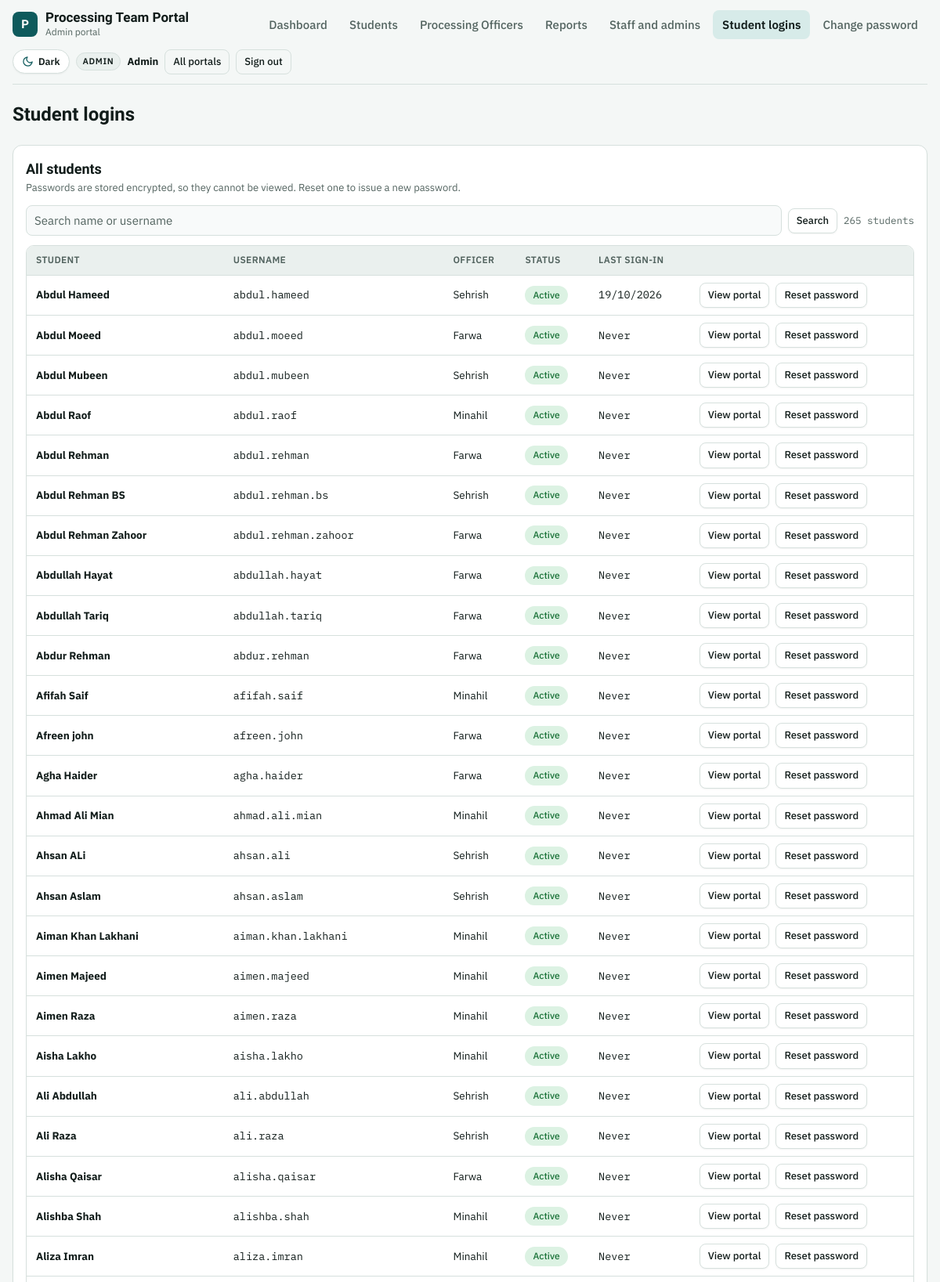
Page /admin/logins.php (signed in, upper part) on the committed database.
### tables this page shows
CREATE TABLE users (
  id                   INTEGER PRIMARY KEY AUTOINCREMENT,
  name                 TEXT NOT NULL,
  username             TEXT NOT NULL UNIQUE,
  password_hash        TEXT NOT NULL,
  role                 TEXT NOT NULL CHECK(role IN ('admin','officer','student')),
  student_id           INTEGER NULL UNIQUE,
  active               INTEGER NOT NULL DEFAULT 1,
  must_change_password INTEGER NOT NULL DEFAULT 1,
  last_login           TEXT NULL,
  created_at           TEXT NOT NULL, department TEXT DEFAULT 'backend',
  FOREIGN KEY (student_id) REFERENCES students(id) ON DELETE CASCADE
);

CREATE TABLE students (
  id                INTEGER PRIMARY KEY AUTOINCREMENT,
  name              TEXT NOT NULL,
  counselor         TEXT NULL,
  officer_id        INTEGER NULL,
  entered_by        INTEGER NULL,
  refund            TEXT NULL,
  branch            TEXT NULL,
  intake            TEXT NULL,
  received_date     TEXT NULL,
  consult1          TEXT NULL,
  consent           TEXT NULL,
  docs_checklist    TEXT NULL,
  initial_meeting   TEXT NULL,
  follow_up_1       TEXT NULL,
  recorded_uploaded TEXT NULL,
  drive_link        TEXT NULL,
  meeting_priority  TEXT NULL,
  second_meeting    TEXT NULL,
  follow_up_2       TEXT NULL,
  tax_meeting       TEXT NULL,
  follow_up_3       TEXT NULL,
  offer             TEXT NULL,
  consult2          TEXT NULL,
  disc2             TEXT NULL,
  enrollment        TEXT NULL,
  consult3          TEXT NULL,
  disc3             TEXT NULL,
  visa              TEXT NULL,
  last_installment  TEXT NULL,
  remarks           TEXT NULL,
  created_at        TEXT NOT NULL,
  updated_at        TEXT NULL
, csc_status TEXT DEFAULT NULL, csc_verified_at TEXT DEFAULT NULL, csc_verified_by INTEGER DEFAULT NULL, sheet_sr INTEGER, email TEXT, student_password TEXT, portal_id TEXT, portal_password TEXT, shortlisting TEXT, pending_docs_note TEXT, doc_request_date TEXT, enrollment_date TEXT, installment_1 TEXT, installment_2 TEXT, installment_3 TEXT, installment_4 TEXT, threat_cancellation TEXT, meeting_link TEXT, drive_files_json TEXT NULL, frontend_officer_id INTEGER DEFAULT NULL, frontend_officer_name TEXT DEFAULT NULL);

### app/bootstrap.php (called while the page is built, shortened)
<?php
$CONFIG = require APP . '/config.php';
if (is_file(APP . '/config.local.php')) {
    $CONFIG = array_merge($CONFIG, require APP . '/config.local.php');
}
function base_url(): string {
    static $b = null;
    if ($b !== null) return $b;
    $doc = realpath($_SERVER['DOCUMENT_ROOT'] ?? '') ?: '';
    $root = realpath(ROOT) ?: ROOT;
    $b = '';
    if ($doc !== '' && str_starts_with($root, $doc)) {
        $b = str_replace('\\', '/', substr($root, strlen($doc)));
    }
    return $b = rtrim($b, '/');
}
function url(string $path = ''): string { return base_url() . '/' . ltrim($path, '/'); }
require APP . '/db.php';
require APP . '/helpers.php';
require APP . '/auth.php';

### app/helpers.php (called while the page is built, shortened)
<?php
function h($v): string { return htmlspecialchars((string)($v ?? ''), ENT_QUOTES | ENT_SUBSTITUTE, 'UTF-8'); }
function get(string $k): string { $v = $_GET[$k] ?? ''; return is_string($v) ? trim($v) : ''; }
function fmt_date(?string $d): string {
    return preg_match('/^(\d{4})-(\d{2})-(\d{2})/', $d, $m) ? "$m[3]/$m[2]/$m[1]" : $d;
}

### app/config.php (called while the page is built)
<?php
return [
    'db_host' => 'localhost',
    'db_name' => 'CHANGE_ME_database_name',
    'db_user' => 'CHANGE_ME_database_user',
    'db_pass' => 'CHANGE_ME_database_password',
    'app_name' => 'Processing Team Portal',
    'base_url' => '',
    'idle_minutes' => 30,
    'max_attempts' => 8,
    'timezone' => 'Asia/Karachi',
    'debug' => false,
];

### app/config.local.php (called while the page is built)
<?php
return [
    'dsn' => 'sqlite:' . (getenv('PORTAL_SQLITE') ?: __DIR__ . '/portal.sqlite'),
    'debug' => getenv('RAILWAY_ENVIRONMENT') ? false : true,
];

### app/db.php (called while the page is built, shortened)
<?php
function db(): PDO {
    static $pdo = null;
    global $CONFIG;
    if ($pdo) return $pdo;
    $opts = [
        PDO::ATTR_ERRMODE            => PDO::ERRMODE_EXCEPTION,
        PDO::ATTR_DEFAULT_FETCH_MODE => PDO::FETCH_ASSOC,
        PDO::ATTR_EMULATE_PREPARES   => false,
    ];
    try {
        if (!empty($CONFIG['dsn'])) {
            $pdo = new PDO($CONFIG['dsn'], null, null, $opts);
        } else {
            $dsn = 'mysql:host=' . $CONFIG['db_host'] . ';dbname=' . $CONFIG['db_name'] . ';charset=utf8mb4';
            $pdo = new PDO($dsn, $CONFIG['db_user'], $CONFIG['db_pass'], $opts);
        }
    } catch (PDOException $e) {
        error_log('DB connection failed: ' . $e->getMessage());
        http_response_code(500);
        exit('The portal cannot reach its database. Check app/config.php.');
    }
    return $pdo;
}
function q(string $sql, array $params = []): PDOStatement {
    $st = db()->prepare($sql);
    $st->execute($params);
    return $st;
}

### app/auth.php (called while the page is built, shortened)
<?php
function current_user(?string $role = null): ?array {
    $targetRole = $role;
    $uid = (int)$_SESSION['auth'][$targetRole]['uid'];
    $row = q('SELECT id, name, username, role, student_id, active, must_change_password FROM users WHERE id = ?', [$uid])->fetch();
    return $row;
}
function require_role(string $role, bool $allowPasswordChange = false): array {
    if (!empty($_SESSION['auth'][$role]['uid'])) {
        $u = current_user($role);
        if ($u && $u['role'] === $role) {
            return $u;
        }
    }
}

### admin/logins.php (the view, shortened to what this page needs)
<?php
require __DIR__ . '/../app/bootstrap.php';
require APP . '/layout.php';
$u = require_role('admin');
$fq = get('q');
$params = [];
$sql = 'SELECT s.id, s.name, o.name AS officer_name, l.username, l.active, l.last_login, l.must_change_password
        FROM students s LEFT JOIN users l ON l.student_id = s.id LEFT JOIN users o ON o.id = s.officer_id';
$rows = q($sql . ' ORDER BY s.name', $params)->fetchAll();
page_start('Student logins', $u, PORTALS['admin']['label']);
?>
<h1>Student logins</h1>
<section class="panel">
  <div class="panel-h"><div><h2>All students</h2><p>Passwords are stored encrypted, so they cannot be viewed. Reset one to issue a new password.</p></div></div>
  <form method="get" class="toolbar"><input type="search" name="q" value="<?= h($fq) ?>" placeholder="Search name or username" aria-label="Search"><button class="btn sm">Search</button><span class="count num"><?= count($rows) ?> students</span></form>
  <div class="tbl"><table>
    <thead><tr><th>Student</th><th>Username</th><th>Officer</th><th>Status</th><th>Last sign-in</th><th></th></tr></thead>
    <tbody>
    <?php foreach ($rows as $r): ?>
      <tr>
        <td><a href="<?= h(url('admin/student.php?id=' . $r['id'])) ?>"><b><?= h($r['name']) ?></b></a></td>
        <td class="mono"><?= h($r['username'] ?? '—') ?></td>
        <td><?= h($r['officer_name'] ?? 'Not assigned') ?></td>
        <td><?php if (!$r['username']): ?><span class="pill">No login</span><?php elseif (!$r['active']): ?><span class="pill bad">Disabled</span><?php elseif ($r['must_change_password']): ?><span class="pill warn">Not signed in yet</span><?php else: ?><span class="pill ok">Active</span><?php endif; ?></td>
        <td class="num"><?= $r['last_login'] ? h(fmt_date(substr($r['last_login'], 0, 10))) : 'Never' ?></td>
        <td><form method="post" class="row-actions"><?= csrf_field() ?><input type="hidden" name="student_id" value="<?= (int)$r['id'] ?>"><input type="hidden" name="back" value="list">
          <a class="btn sm" href="<?= h(url('admin/preview.php?id=' . $r['id'])) ?>">View portal</a>
          <button class="btn sm" name="action" value="reset"><?= $r['username'] ? 'Reset password' : 'Create login' ?></button></form></td>
      </tr>
    <?php endforeach; ?>
    </tbody>
  </table></div>
</section>
<?php page_end();

### app/layout.php (shortened to what this page needs)
<?php
function nav_items(string $role): array {
    return match ($role) {
        'admin'   => ['admin/index.php' => 'Dashboard', 'admin/students.php' => 'Students', 'admin/officers.php' => 'Processing Officers', 'admin/reports.php' => 'Reports', 'admin/staff.php' => 'Staff and admins', 'admin/logins.php' => 'Student logins'],
        'officer' => ['officer/index.php' => 'Dashboard', 'officer/students.php' => 'My students'],
        'student' => ['student/index.php' => 'My file'],
        default   => [],
    };
}
function theme_toggle_btn(): string {
    return '<button type="button" class="theme-toggle" data-theme-toggle aria-label="Switch theme" title="Switch between Light and Dark mode" aria-pressed="false">'
         . '<svg class="icon-sun" viewBox="0 0 24 24" aria-hidden="true"><circle cx="12" cy="12" r="5"/><line x1="12" y1="1" x2="12" y2="3"/><line x1="12" y1="21" x2="12" y2="23"/><line x1="4.22" y1="4.22" x2="5.64" y2="5.64"/><line x1="18.36" y1="18.36" x2="19.78" y2="19.78"/><line x1="1" y1="12" x2="3" y2="12"/><line x1="21" y1="12" x2="23" y2="12"/><line x1="4.22" y1="19.78" x2="5.64" y2="18.36"/><line x1="18.36" y1="5.64" x2="19.78" y2="4.22"/></svg>'
         . '<svg class="icon-moon" viewBox="0 0 24 24" aria-hidden="true"><path d="M21 12.79A9 9 0 1 1 11.21 3 7 7 0 0 0 21 12.79z"/></svg>'
         . '<span data-theme-label>Dark</span>'
         . '</button>';
}
function page_start(string $title, ?array $u = null, string $portalLabel = ''): void {
    global $CONFIG;
    $self = ltrim(substr(parse_url($_SERVER['REQUEST_URI'] ?? '', PHP_URL_PATH) ?: '', strlen(base_url())), '/');
    $cookieTheme = $_COOKIE['ptp_theme'] ?? '';
    $htmlThemeAttr = in_array($cookieTheme, ['light', 'dark'], true) ? ' data-theme="' . h($cookieTheme) . '"' : '';
    ?><!doctype html>
<html lang="en"<?= $htmlThemeAttr ?>>
<head>
<link rel="stylesheet" href="<?= h(url('assets/style.css')) ?>">
</head>
<body>
<div class="wrap">
<?php if ($u): ?>
<header class="top">
  <a class="brand" href="<?= h(url('index.php')) ?>" style="text-decoration:none; color:inherit;"><div class="mark">P</div><div><div class="app"><?= h($CONFIG['app_name']) ?></div><small><?= h($portalLabel) ?></small></div></a>
  <nav class="tabs">
    <?php foreach (nav_items($u['role']) as $href => $label): ?>
      <a href="<?= h(url($href)) ?>" <?= $self === $href ? 'aria-current="page"' : '' ?>><?= h($label) ?></a>
    <?php endforeach; ?>
    <a href="<?= h(url('account/password.php?portal=' . $u['role'])) ?>" <?= $self === 'account/password.php' ? 'aria-current="page"' : '' ?>>Change password</a>
  </nav>
  <div class="who">
    <?= theme_toggle_btn() ?>
    <span class="role"><?= h(ucfirst($u['role'] === 'officer' ? 'Officer' : $u['role'])) ?></span>
    <b><?= h($u['name']) ?></b>
    <a class="btn sm ghost" href="<?= h(url('index.php')) ?>">All portals</a>
    <form method="post" action="<?= h(url('logout.php')) ?>"><button class="btn sm ghost" type="submit">Sign out</button></form>
  </div>
</header>
<?php else: ?>
<div class="guest-topbar">
  <?= theme_toggle_btn() ?>
</div>
<?php endif; ?>
<main>
<?php endforeach;
}
function page_end(): void { ?>
</main>
</div>
</body>
</html>
<?php }

### rows in the picture
users: role "Dashboard", role "Students", role "Processing Officers", role "Reports", role "Staff and admins", role "Student logins", role "ADMIN", name "Admin"
students: name "Abdul Hameed", username "abdul.hameed", officer_name "Sehrish", shows "Active", last_login "19/10/2026", shows "Reset password"
students: name "Abdul Moeed", username "abdul.moeed", officer_name "Farwa", shows "Active", shows "Never", shows "Reset password"
students: name "Abdul Mubeen", username "abdul.mubeen", officer_name "Sehrish", shows "Active", shows "Never", shows "Reset password"
students: name "Abdul Raof", username "abdul.raof", officer_name "Minahil", shows "Active", shows "Never", shows "Reset password"
students: name "Abdul Rehman", username "abdul.rehman", officer_name "Farwa", shows "Active", shows "Never", shows "Reset password"
students: name "Abdul Rehman BS", username "abdul.rehman.bs", officer_name "Sehrish", shows "Active", shows "Never", shows "Reset password"
students: name "Abdul Rehman Zahoor", username "abdul.rehman.zahoor", officer_name "Farwa", shows "Active", shows "Never", shows "Reset password"
students: name "Abdullah Hayat", username "abdullah.hayat", officer_name "Farwa", shows "Active", shows "Never", shows "Reset password"
students: name "Abdullah Tariq", username "abdullah.tariq", officer_name "Farwa", shows "Active", shows "Never", shows "Reset password"
students: name "Abdur Rehman", username "abdur.rehman", officer_name "Farwa", shows "Active", shows "Never", shows "Reset password"
students: name "Afifah Saif", username "afifah.saif", officer_name "Minahil", shows "Active", shows "Never", shows "Reset password"
students: name "Afreen john", username "afreen.john", officer_name "Farwa", shows "Active", shows "Never", shows "Reset password"
students: name "Agha Haider", username "agha.haider", officer_name "Farwa", shows "Active", shows "Never", shows "Reset password"
students: name "Ahmad Ali Mian", username "ahmad.ali.mian", officer_name "Minahil", shows "Active", shows "Never", shows "Reset password"
students: name "Ahsan ALi", username "ahsan.ali", officer_name "Sehrish", shows "Active", shows "Never", shows "Reset password"
students: name "Ahsan Aslam", username "ahsan.aslam", officer_name "Sehrish", shows "Active", shows "Never", shows "Reset password"
students: name "Aiman Khan Lakhani", username "aiman.khan.lakhani", officer_name "Minahil", shows "Active", shows "Never", shows "Reset password"
students: name "Aimen Majeed", username "aimen.majeed", officer_name "Minahil", shows "Active", shows "Never", shows "Reset password"
students: name "Aimen Raza", username "aimen.raza", officer_name "Minahil", shows "Active", shows "Never", shows "Reset password"
students: name "Aisha Lakho", username "aisha.lakho", officer_name "Minahil", shows "Active", shows "Never", shows "Reset password"
students: name "Ali Abdullah", username "ali.abdullah", officer_name "Sehrish", shows "Active", shows "Never", shows "Reset password"
students: name "Ali Raza", username "ali.raza", officer_name "Sehrish", shows "Active", shows "Never", shows "Reset password"
students: name "Alisha Qaisar", username "alisha.qaisar", officer_name "Farwa", shows "Active", shows "Never", shows "Reset password"
students: name "Alishba Shah", username "alishba.shah", officer_name "Minahil", shows "Active", shows "Never", shows "Reset password"
students: name "Aliza Imran", username "aliza.imran", officer_name "Minahil", shows "Active", shows "Never", shows "Reset password"

### other values in the picture
$CONFIG['app_name'] "Processing Team Portal"
$portalLabel "Admin portal"
count($rows) "265"
